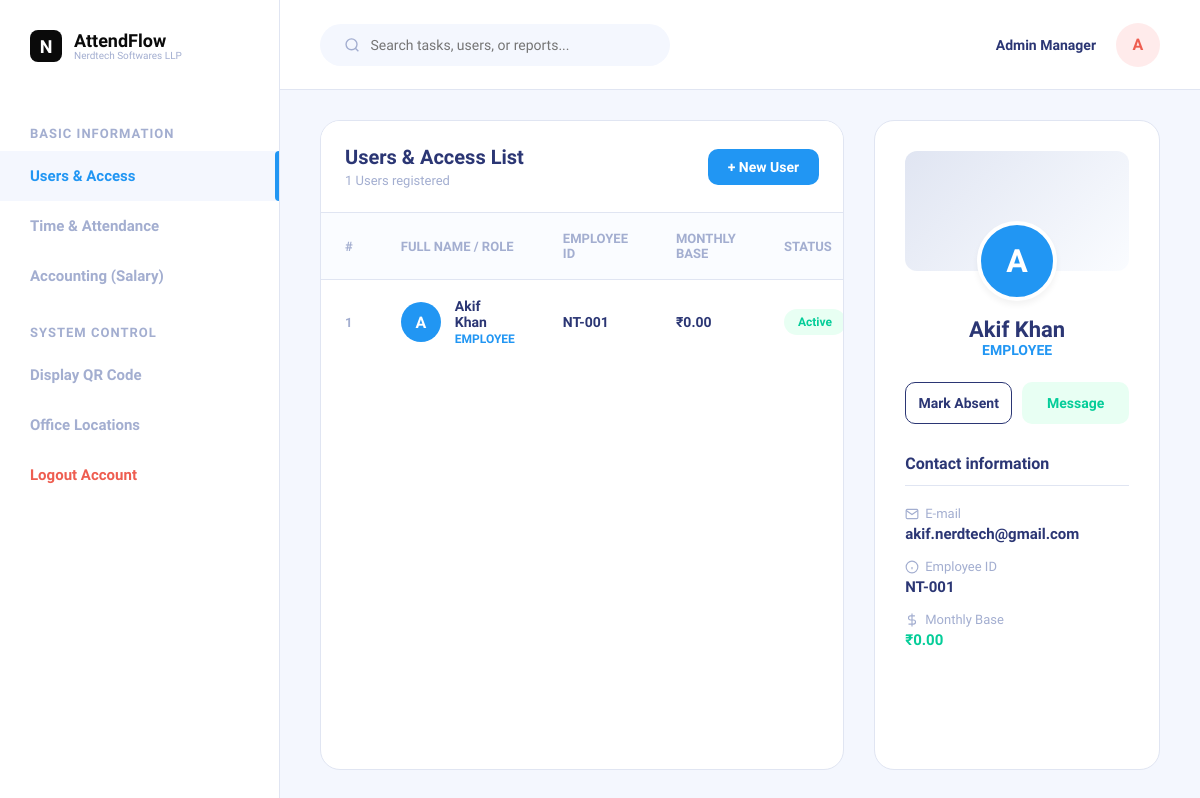
/dashboard/employees/ (signed in), run on an earlier commit of the app's database.
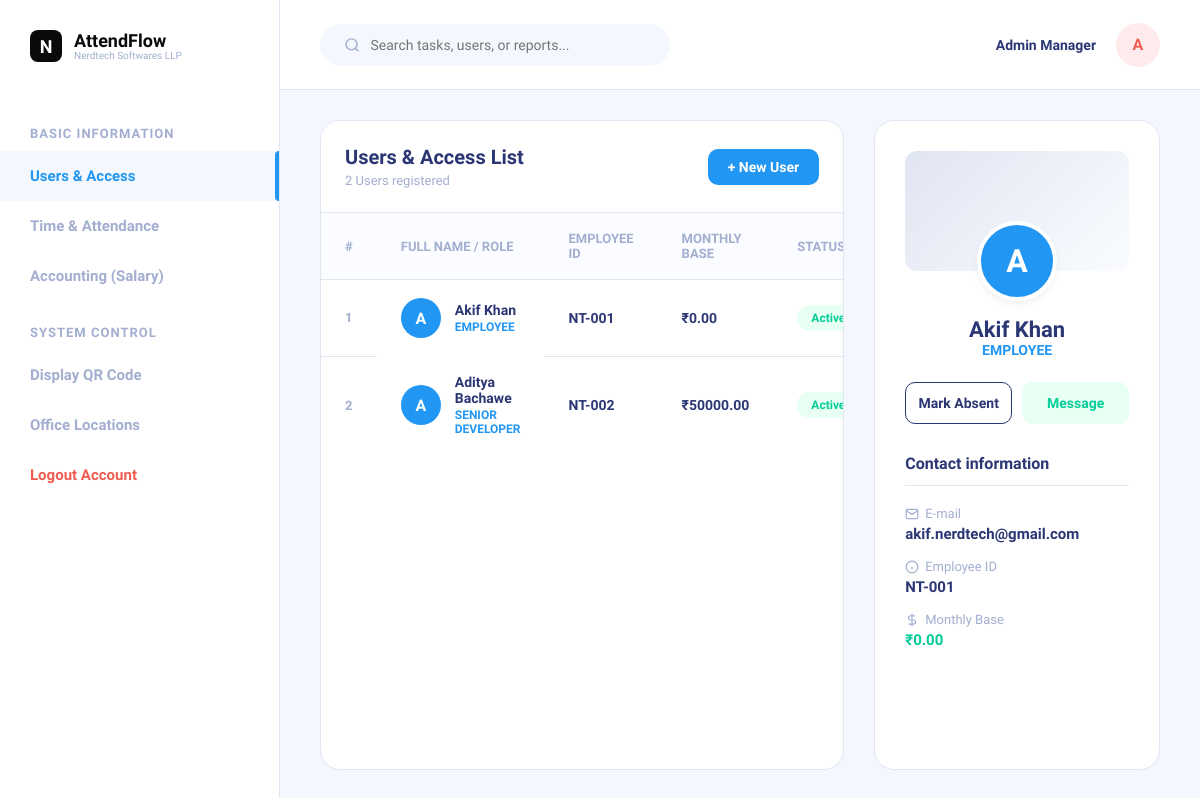
And on a later commit of the database.
### core/models.py (models this page shows, shortened)
class Employee(models.Model):
    company = models.ForeignKey(Company, on_delete=models.CASCADE, related_name='employees')
    employee_id = models.CharField(max_length=50)
    first_name = models.CharField(max_length=50)
    last_name = models.CharField(max_length=50)
    email = models.EmailField()
    phone_number = models.CharField(max_length=20, blank=True)
    designation = models.CharField(max_length=100, default="Employee")
    monthly_salary = models.DecimalField(max_digits=10, decimal_places=2, default=30000.00)
    class Meta:
        unique_together = ('company', 'employee_id')

### core/views.py (the view)
# urls.py: path('dashboard/employees/', views.dashboard_employees, name='dashboard_employees'),
@login_required
def dashboard_employees(request):
    company = get_user_company(request.user)
    if not company:
        return redirect('logout')
    employees = Employee.objects.filter(company=company)
    first_employee = employees.first()
    return render(request, 'core/dashboard/employees.html', {'company': company, 'employees': employees, 'first_employee': first_employee, 'active_tab': 'employees'})

### core/views.py (called while the page is built)
def get_user_company(user):
    if user.is_superuser:
        return Company.objects.first()
    try:
        return user.company
    except Company.DoesNotExist:
        return None

### core/templates/core/dashboard/employees.html (shortened to what the changed rows need)
{% extends 'core/dashboard_base.html' %}
{% block dashboard_content %}
<div class="split-layout">
    <div class="split-list">
        <div class="title-bar">
            <div>
                <h2 style="font-size: 20px; color: var(--text-main); margin-bottom: 4px;">Users & Access List</h2>
                <div style="font-size: 13px; color: var(--text-muted);">{{ employees|length }} Users registered</div>
            </div>
        </div>
        <div style="flex: 1; overflow-y: auto;">
            <table>
                <thead style="position: sticky; top: 0; z-index: 10;">
                    <tr>
                        <th style="width:40px; padding: 18px 24px;">#</th>
                        <th>Full Name / Role</th>
                        <th>Employee ID</th>
                        <th>Monthly Base</th>
                        <th>Status</th>
                    </tr>
                </thead>
                <tbody>
                    {% for emp in employees %}
                    <tr style="cursor: pointer;" onclick="updateDetails('{{emp.first_name}} {{emp.last_name}}', '{{emp.first_name|first|upper}}', '{{emp.email}}', '{{emp.employee_id}}', '₹{{emp.monthly_salary}}', '{{emp.designation}}')">
                        <td style="color:var(--text-muted); font-size:13px;">{{ forloop.counter }}</td>
                        <td style="display: flex; align-items: center; gap: 14px; border-bottom: none;">
                            <div class="avatar">{{ emp.first_name|first|upper }}</div>
                            <div>
                                <div style="font-weight: 700;">{{ emp.first_name }} {{ emp.last_name }}</div>
                                <div style="font-size: 12px; color: var(--primary); font-weight: 600; text-transform: uppercase; margin-top:2px;">{{ emp.designation }}</div>
                            </div>
                        </td>
                        <td>{{ emp.employee_id }}</td>
                        <td>₹{{ emp.monthly_salary }}</td>
                        <td><span class="badge badge-success">Active</span></td>
                    </tr>
                    {% empty %}
                    <tr><td colspan="5" style="text-align: center; color: var(--text-muted);">No employees found.</td></tr>
                    {% endfor %}
                </tbody>
            </table>
        </div>
    </div>
    <div class="split-detail">
        <div style="height: 120px; background: linear-gradient(135deg, #E0E5F2 0%, #FAFCFF 100%); border-radius: 12px; margin-bottom: -50px;"></div>
        <div class="avatar" id="det-initial" style="width: 80px; height: 80px; font-size: 32px; margin: 0 auto; border: 4px solid var(--surface); box-shadow: 0 4px 6px rgba(0,0,0,0.05); position: relative;">
            {% if first_employee %}{{ first_employee.first_name|first|upper }}{% else %}?{% endif %}
        </div>
        <h2 id="det-name" style="text-align: center; margin-top: 16px; font-size: 22px; color: var(--text-main);">
            {% if first_employee %}{{ first_employee.first_name }} {{ first_employee.last_name }}{% else %}Select User{% endif %}
        </h2>
        <div id="det-designation" style="text-align: center; color: var(--primary); font-size: 14px; margin-bottom: 24px; font-weight:700; text-transform: uppercase;">
            {% if first_employee %}{{ first_employee.designation }}{% else %}--{% endif %}
        </div>
        <div style="display: flex; gap: 10px; margin-bottom: 30px;">
            <button class="btn btn-outline" style="flex: 1; padding: 12px; border-color: var(--error); color: var(--error);" onclick="toggleAbsenceForm()">Mark Absent</button>
            <button class="btn btn-outline" style="flex: 1; padding: 12px; background: #E8FFF3; color: var(--success-text); border-color: transparent;">Message</button>
        </div>
        <div id="contact-info-panel">
            <h3 style="font-size: 16px; margin-bottom: 20px; border-bottom: 1px solid var(--border); padding-bottom: 12px;">Contact information</h3>
            <div style="display: flex; flex-direction: column; gap: 16px; flex: 1;">
                <div>
                    <div style="font-size: 13px; color: var(--text-muted); margin-bottom: 4px; display: flex; align-items:center; gap:6px;">
                        <svg width="14" height="14" viewBox="0 0 24 24" fill="none" stroke="currentColor" stroke-width="2"><path d="M4 4h16c1.1 0 2 .9 2 2v12c0 1.1-.9 2-2 2H4c-1.1 0-2-.9-2-2V6c0-1.1.9-2 2-2z"></path><polyline points="22,6 12,13 2,6"></polyline></svg> E-mail
                    </div>
                    <div id="det-email" style="font-weight: 600; font-size:15px; color:var(--text-main);">{% if first_employee %}{{ first_employee.email }}{% else %}--{% endif %}</div>
                </div>
                <div>
                    <div style="font-size: 13px; color: var(--text-muted); margin-bottom: 4px; display: flex; align-items:center; gap:6px;">
                        <svg width="14" height="14" viewBox="0 0 24 24" fill="none" stroke="currentColor" stroke-width="2"><circle cx="12" cy="12" r="10"></circle><line x1="12" y1="16" x2="12" y2="12"></line><line x1="12" y1="8" x2="12.01" y2="8"></line></svg> Employee ID
                    </div>
                    <div id="det-id" style="font-weight: 600; font-size:15px; color:var(--text-main);">{% if first_employee %}{{ first_employee.employee_id }}{% else %}--{% endif %}</div>
                </div>
                <div>
                    <div style="font-size: 13px; color: var(--text-muted); margin-bottom: 4px; display: flex; align-items:center; gap:6px;">
                        <svg width="14" height="14" viewBox="0 0 24 24" fill="none" stroke="currentColor" stroke-width="2"><line x1="12" y1="1" x2="12" y2="23"></line><path d="M17 5H9.5a3.5 3.5 0 0 0 0 7h5a3.5 3.5 0 0 1 0 7H6"></path></svg> Monthly Base
                    </div>
                    <div id="det-wage" style="font-weight: 600; font-size:15px; color:var(--success-text);">{% if first_employee %}₹{{ first_employee.monthly_salary }}{% else %}--{% endif %}</div>
                </div>
            </div>
        </div>
    </div>
</div>
{% endblock %}

What changed in the data, as far as the page shows it:
added Employee: first_name|first "A", first_name "Aditya", last_name "Bachawe", designation "SENIOR DEVELOPER", employee_id "NT-002", monthly_salary "50000.00"
Also different on the page:
{{ employees|length }}: "1" → "2"
